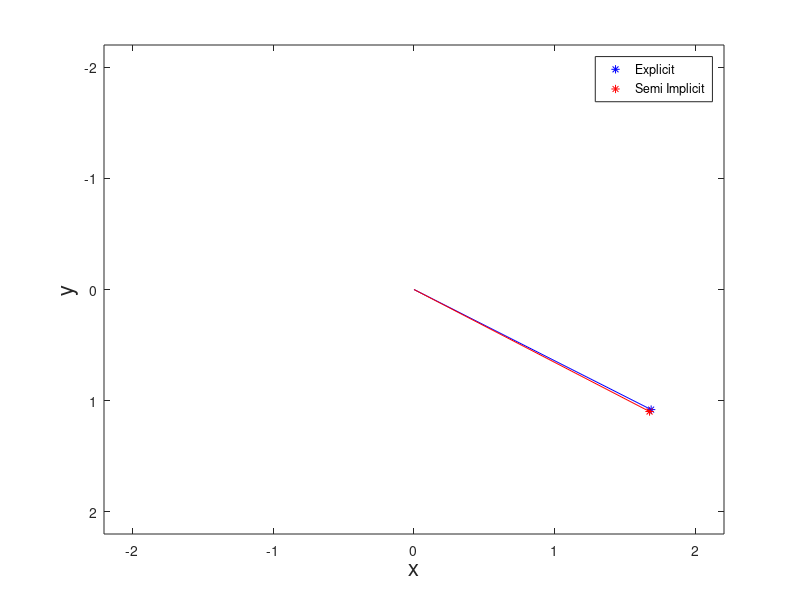
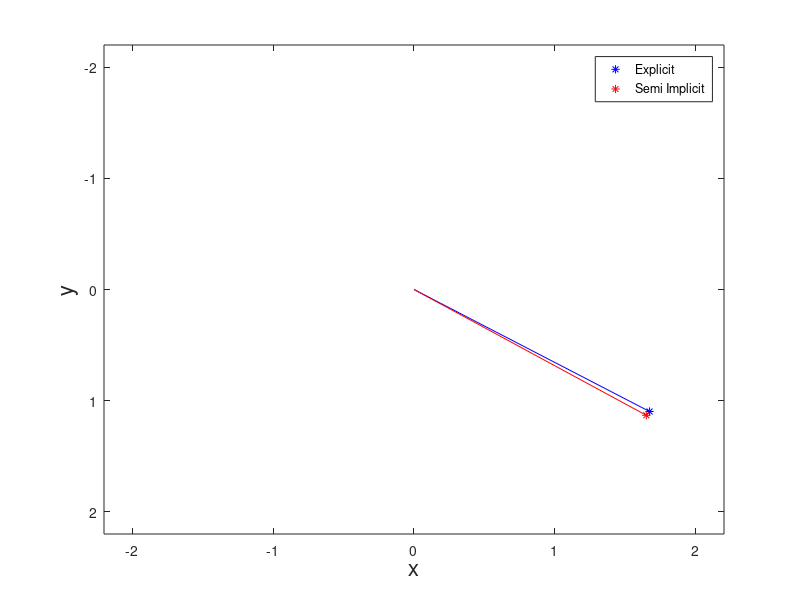
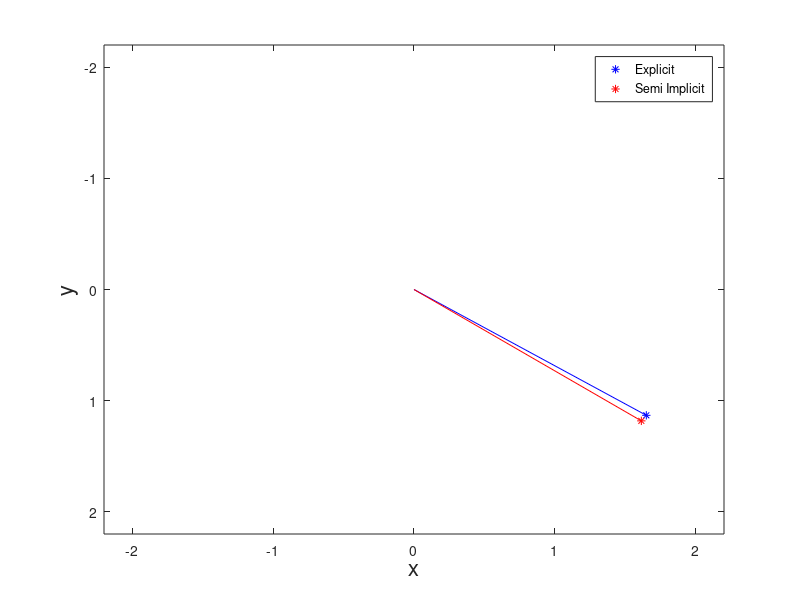
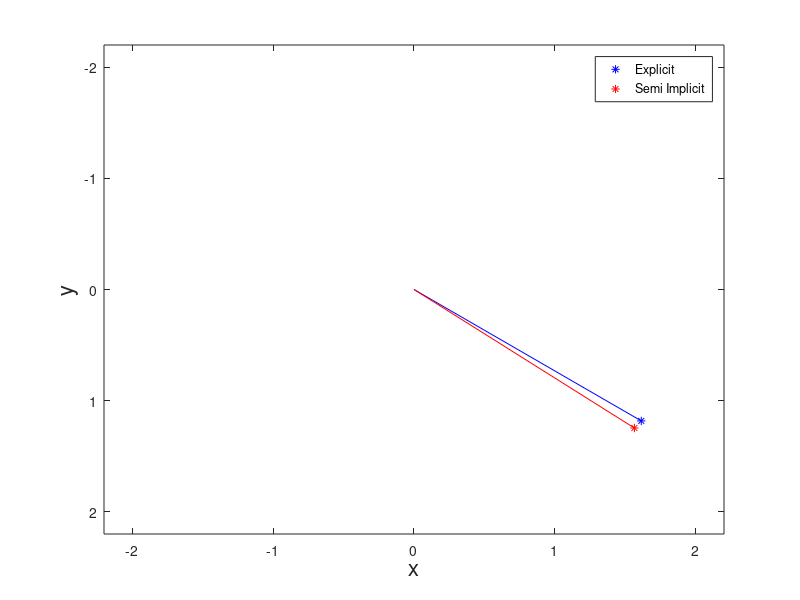

The MATLAB source for these figures, in order: (Note: a time limit stopped this script after it produced the figures.)
N=300; % N+1 nodes
s=0.05; % stepsize

t=linspace(0,5,N+1); % mesh of nodes
THETA=zeros(1,N+1);
PHI=zeros(1,N+1);

THETAs=zeros(1,N+1);
PHIs=zeros(1,N+1);

g=9.8
a=0.
l=2.

THETA(1)=1.; % initial condition
PHI(1)=0.;

THETAs(1)=1.; % initial condition
PHIs(1)=0.;


for i=1:N % application of Euler method
  #Explicit
  THETA(i+1)=THETA(i)+s*PHI(i);
  PHI(i+1)=PHI(i)-s*(g./l)*sin(THETA(i));
  
  x=l*sin(THETA(i+1));
  y=l*cos(THETA(i+1));
  

  
  #Semi Implicit
  
  PHIs(i+1)=PHIs(i)-s*(g./l)*sin(THETAs(i));
  THETAs(i+1)=THETAs(i)+s*PHIs(i+1);
  
  xsi=l*sin(THETAs(i+1));
  ysi=l*cos(THETAs(i+1));
  
  lengsi=sqrt(xsi^2+ysi^2)


  plot(x,y,'*b')
  axis('ij');
  hold on
  plot(xsi,ysi,'*r')
  plot([0 x], [0 y],'b')
  plot([0 xsi], [0 ysi],'r')
  hold off

  axis([-2.2 2.2 -2.2 2.2]);
filename=sprintf('E:\\Digipen\\PHY250\\2021\\Homeworks\\HW4\\Solved\\1\\Animation\\%05d.jpg',i);
xlabel("x","fontsize", 16);
ylabel("y","fontsize", 16);
legend ("Explicit", "Semi Implicit");
print(filename);
end

#plot(t,THETA,'ko') 


#hold on
